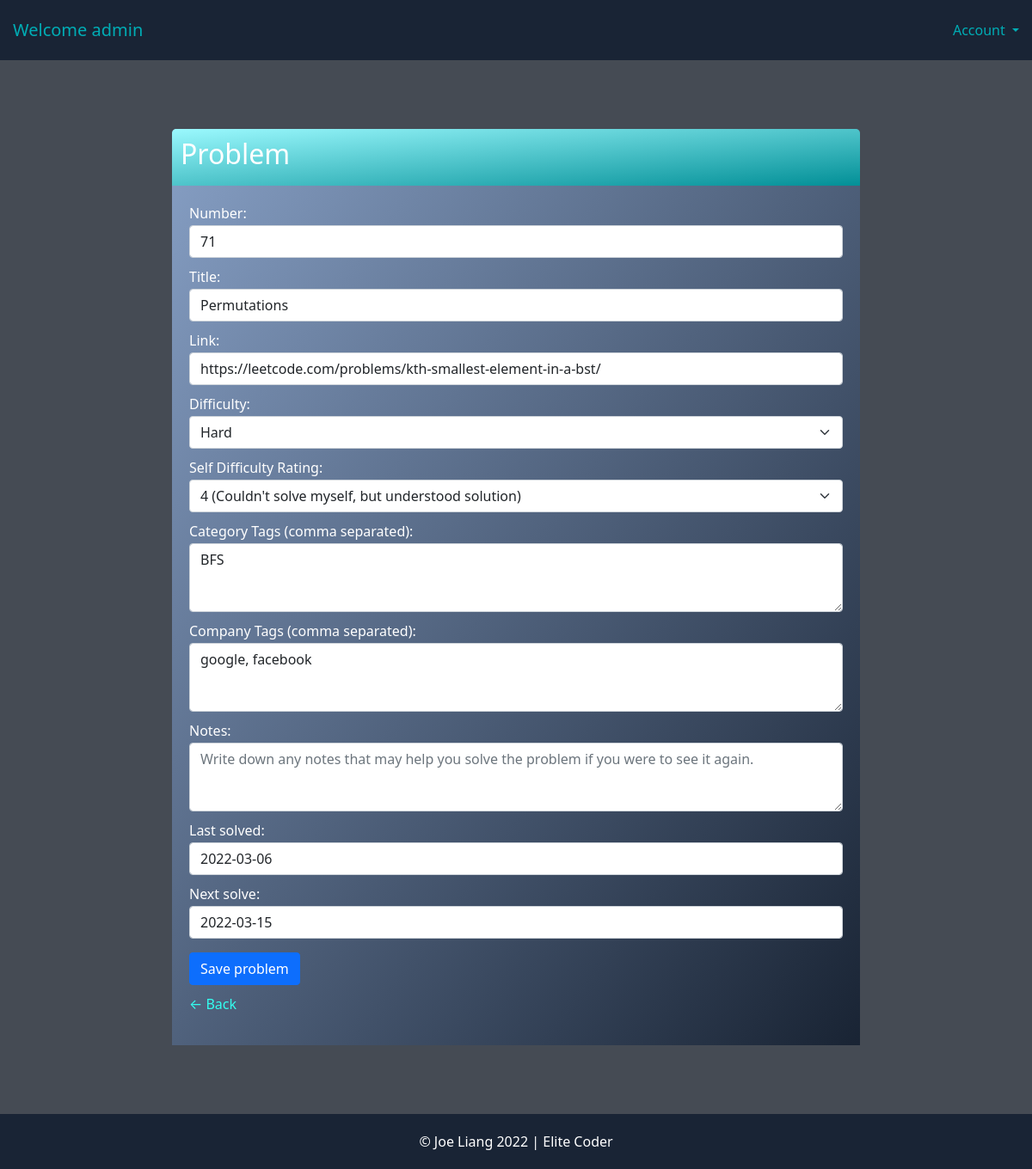
Page /problem-update/6/ (signed in) on the committed database.
### account/models.py (models this page shows, shortened)
class Account(AbstractBaseUser):
	email 					= models.EmailField(verbose_name="email", max_length=60, unique=True)
	username 				= models.CharField(max_length=30, unique=True)
	date_joined				= models.DateTimeField(verbose_name='date joined', auto_now_add=True)
	last_login				= models.DateTimeField(verbose_name='last login', auto_now=True)
	is_admin				= models.BooleanField(default=False)
	is_active				= models.BooleanField(default=True)
	is_staff				= models.BooleanField(default=False)
	is_superuser			= models.BooleanField(default=False)
	hide_email				= models.BooleanField(default=True)
	USERNAME_FIELD = 'email'
	REQUIRED_FIELDS = ['username']
	objects = MyAccountManager()
	def __str__(self):
		return self.username

### base/models.py (models this page shows, shortened)
class Problem(models.Model):
   user = models.ForeignKey(User, on_delete=models.CASCADE, null=True, blank=True)
   number = models.PositiveIntegerField()
   title = models.CharField(max_length=100)
   link = models.URLField(max_length=500, default="")
   difficulty = models.CharField(max_length=6, choices=DIFFICULTY_CHOICES, default='medium')
   rating = models.CharField(verbose_name='Self Difficulty Rating', max_length=2, choices=RATING_CHOICES, default='3')
   categories = models.TextField(default='', verbose_name="Category Tags (comma separated)", blank=True)
   companies = models.TextField(default='', verbose_name="Company Tags (comma separated)", blank=True)
   notes = models.TextField(default='', blank=True)
   last_solved = models.DateField(default=date.today)
   next_solve = models.DateField(null=True, blank=True)

### base/views.py (the view)
# urls.py: path('problem-update/<int:pk>/', ProblemUpdate.as_view(), name='problem-update'),
class ProblemUpdate(LoginRequiredMixin, UpdateView):
    model = Problem
    form_class = ProblemUpdateForm
    def get_form_kwargs(self, *args, **kwargs):
        kwargs = super(ProblemUpdate, self).get_form_kwargs(*args, **kwargs)
        kwargs['user'] = self.request.user
        kwargs['id'] = self.kwargs['pk']
        return kwargs

### base/forms.py (shortened to what this page needs)
class ProblemUpdateForm(forms.ModelForm):
    class Meta:
        model = Problem
        exclude = ('user',) #specifies what fields from the model not to include in the form.
    def __init__(self, *args, **kwargs):
        self.user = kwargs.pop('user')
        self.id = kwargs.pop('id')
        super(ProblemUpdateForm, self).__init__(*args, **kwargs)

### base/templates/base/problem_form.html (shortened to what this page needs)
{% extends 'base/base.html' %}
{% block content %}
<div class="form-small form-big">
    <div class="header-bar">
        <h2>Problem</h2>
    </div>
    <div class="card-body">
        <form method="POST" action="">
            {{form}}
            <button class="btn btn-primary" type="submit">Save problem</button>
        </form>
        <p><a href="{% url 'problems' %}">&#8592; Back</a></p>
    </div>
</div>
{% endblock content %}

### base/templates/base/header.html (shortened to what this page needs)
<header>
    {% if request.user.is_authenticated %}
    <nav class="nav-head">
        <a class="navbar-brand" href="{% url 'problems' %}">Welcome {{request.user}}</a>
        <ul class="navbar-nav mr-auto">
            <li class="nav-item dropdown">
                <a class="nav-link dropdown-toggle" href="/" id="navbarDropdownMenuLink" role="button" data-bs-toggle="dropdown" aria-expanded="false">
                  Account
                </a>
            </li>
        </ul>
    </nav>
    {% endif %}
</header>

### static/base.css (style rules this page uses)
body { min-height: 100vh; display: flex; flex-flow: column; }
a { text-decoration: none; }

### static/header.css (style rules this page uses)
header { padding: 15px; background-color: #192435; }
header a, .nav-link { color: #00adb5; text-decoration: none; }
.nav-head { display: flex; justify-content: space-between; }

### static/form.css (style rules this page uses)
.form-small { max-width: 400px; margin: 80px auto; background: linear-gradient(to bottom right, hsl(216,35%,65%), hsl(216,35%,15%)); border-radius: 5px 5px 0 0; }
.form-small a, .form-big a { color: #33FFF0; }
.header-bar { background: linear-gradient(to bottom right, hsl(183,97%,80%), hsl(183,97%,30%)); color: white; padding: 10px; border-radius: 5px 5px 0 0; }
.card-body { padding: 20px; }
input, textarea, select { margin-top: 2px; margin-bottom: 10px; }
.card-body button { margin-bottom: 10px; }
.card-body p, .card-body label { color: white; }
.form-big { max-width: 800px; }
.form-big textarea { height: 80px; }

### rows in the picture
Account: user "admin"
Problem: number "71", title "Permutations", link "https://leetcode.com/problems/kth-smallest-element-in-a-bst/", difficulty "Hard", rating "4 (Couldn't solve myself, but understood solution)", categories "BFS", companies "google, facebook", last_solved "2022-03-06", next_solve "2022-03-15"
